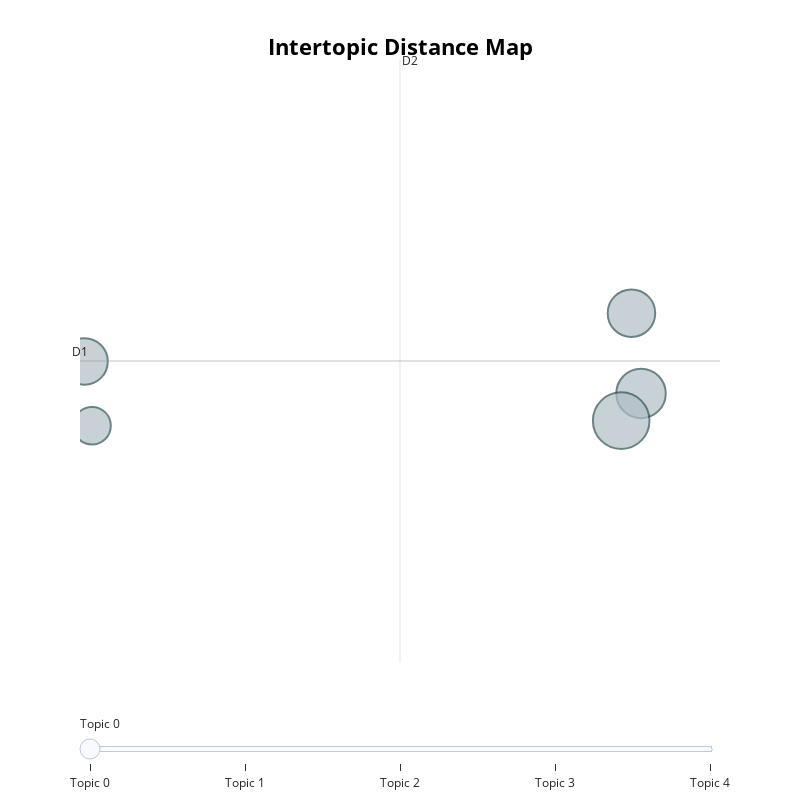

Notebook code cell kept with this figure:
### Code cell
topic_model.visualize_topics(top_n_topics=10, custom_labels=True, width=800, height=800)

### Figure 1 — Plotly figure (JSON) as saved in the notebook; plotly's stock layout.template omitted (floating-point values rounded to 4 significant figures)
{"data": [{"customdata": [[0, "Machine Learning Model Development", 26], [1, "Soil Carbon Analysis in Community Development and Financial Planning for Sustainable Species Conservation.", 24], [2, "Viral oncogenesis and gene regulation in cancer.", 34], [3, "\"Health Risks During Pregnancy: Dengue Prevention and Care for Mothers\"", 23], [4, "Adult Social Injury Reporting and Health Measurement.", 15]], "hovertemplate": "<b>Topic %{customdata[0]}</b><br>%{customdata[1]}<br>Size: %{customdata[2]}", "legendgroup": "", "marker": {"color": "#B0BEC5", "line": {"color": "DarkSlateGrey", "width": 2}, "size": [26, 24, 34, 23, 15], "sizemode": "area", "sizeref": 0.02125, "symbol": "circle"}, "mode": "markers", "name": "", "orientation": "v", "showlegend": false, "type": "scatter", "x": [25.62, 25.16, 24.66, -1.461, -1.097], "xaxis": "x", "y": [9.129, 9.584, 8.974, 9.31, 8.945], "yaxis": "y"}], "layout": {"annotations": [{"showarrow": false, "text": "D1", "x": -1.681, "y": 9.313, "yshift": 10}, {"showarrow": false, "text": "D2", "x": 13.89, "xshift": 10, "y": 11.02}], "height": 800, "hoverlabel": {"bgcolor": "white", "font": {"family": "Rockwell", "size": 16}}, "legend": {"itemsizing": "constant", "tracegroupgap": 0}, "margin": {"t": 60}, "shapes": [{"line": {"color": "#CFD8DC", "width": 2}, "type": "line", "x0": 13.89, "x1": 13.89, "y0": 7.604, "y1": 11.02}, {"line": {"color": "#9E9E9E", "width": 2}, "type": "line", "x0": -1.681, "x1": 29.46, "y0": 9.313, "y1": 9.313}], "sliders": [{"active": 0, "pad": {"t": 50}, "steps": [{"args": [{"marker.color": [["red", "#B0BEC5", "#B0BEC5", "#B0BEC5", "#B0BEC5"]]}], "label": "Topic 0", "method": "update"}, {"args": [{"marker.color": [["#B0BEC5", "red", "#B0BEC5", "#B0BEC5", "#B0BEC5"]]}], "label": "Topic 1", "method": "update"}, {"args": [{"marker.color": [["#B0BEC5", "#B0BEC5", "red", "#B0BEC5", "#B0BEC5"]]}], "label": "Topic 2", "method": "update"}, {"args": [{"marker.color": [["#B0BEC5", "#B0BEC5", "#B0BEC5", "red", "#B0BEC5"]]}], "label": "Topic 3", "method": "update"}, {"args": [{"marker.color": [["#B0BEC5", "#B0BEC5", "#B0BEC5", "#B0BEC5", "red"]]}], "label": "Topic 4", "method": "update"}]}], "title": {"font": {"color": "Black", "size": 22}, "text": "<b>Intertopic Distance Map</b>", "x": 0.5, "xanchor": "center", "y": 0.95, "yanchor": "top"}, "width": 800, "xaxis": {"anchor": "y", "domain": [0, 1], "range": [-1.681, 29.46], "title": {"text": ""}, "visible": false}, "yaxis": {"anchor": "x", "domain": [0, 1], "range": [7.604, 11.02], "title": {"text": ""}, "visible": false}}}
